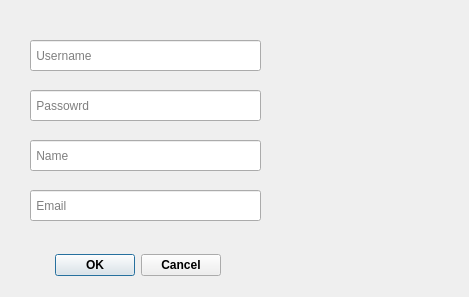
<?xml version="1.0" encoding="UTF-8"?>
<ui version="4.0">
 <class>Dialog_signUp</class>
 <widget class="QDialog" name="Dialog_signUp">
  <property name="geometry">
   <rect>
    <x>0</x>
    <y>0</y>
    <width>469</width>
    <height>297</height>
   </rect>
  </property>
  <property name="windowTitle">
   <string>Dialog</string>
  </property>
  <widget class="QDialogButtonBox" name="buttonBox">
   <property name="geometry">
    <rect>
     <x>-120</x>
     <y>250</y>
     <width>341</width>
     <height>31</height>
    </rect>
   </property>
   <property name="font">
    <font>
     <italic>false</italic>
     <bold>true</bold>
    </font>
   </property>
   <property name="cursor">
    <cursorShape>PointingHandCursor</cursorShape>
   </property>
   <property name="tabletTracking">
    <bool>false</bool>
   </property>
   <property name="orientation">
    <enum>Qt::Horizontal</enum>
   </property>
   <property name="standardButtons">
    <set>QDialogButtonBox::Cancel|QDialogButtonBox::Ok</set>
   </property>
  </widget>
  <widget class="QLineEdit" name="username_input">
   <property name="geometry">
    <rect>
     <x>30</x>
     <y>40</y>
     <width>231</width>
     <height>31</height>
    </rect>
   </property>
   <property name="placeholderText">
    <string> Username</string>
   </property>
  </widget>
  <widget class="QLineEdit" name="name_input">
   <property name="geometry">
    <rect>
     <x>30</x>
     <y>140</y>
     <width>231</width>
     <height>31</height>
    </rect>
   </property>
   <property name="placeholderText">
    <string> Name</string>
   </property>
  </widget>
  <widget class="QLineEdit" name="email_input">
   <property name="geometry">
    <rect>
     <x>30</x>
     <y>190</y>
     <width>231</width>
     <height>31</height>
    </rect>
   </property>
   <property name="placeholderText">
    <string> Email</string>
   </property>
  </widget>
  <widget class="QLineEdit" name="password_input">
   <property name="geometry">
    <rect>
     <x>30</x>
     <y>90</y>
     <width>231</width>
     <height>31</height>
    </rect>
   </property>
   <property name="placeholderText">
    <string> Passowrd</string>
   </property>
  </widget>
 </widget>
 <resources/>
 <connections>
  <connection>
   <sender>buttonBox</sender>
   <signal>accepted()</signal>
   <receiver>Dialog_signUp</receiver>
   <slot>accept()</slot>
   <hints>
    <hint type="sourcelabel">
     <x>248</x>
     <y>254</y>
    </hint>
    <hint type="destinationlabel">
     <x>157</x>
     <y>274</y>
    </hint>
   </hints>
  </connection>
  <connection>
   <sender>buttonBox</sender>
   <signal>rejected()</signal>
   <receiver>Dialog_signUp</receiver>
   <slot>reject()</slot>
   <hints>
    <hint type="sourcelabel">
     <x>316</x>
     <y>260</y>
    </hint>
    <hint type="destinationlabel">
     <x>286</x>
     <y>274</y>
    </hint>
   </hints>
  </connection>
 </connections>
</ui>
